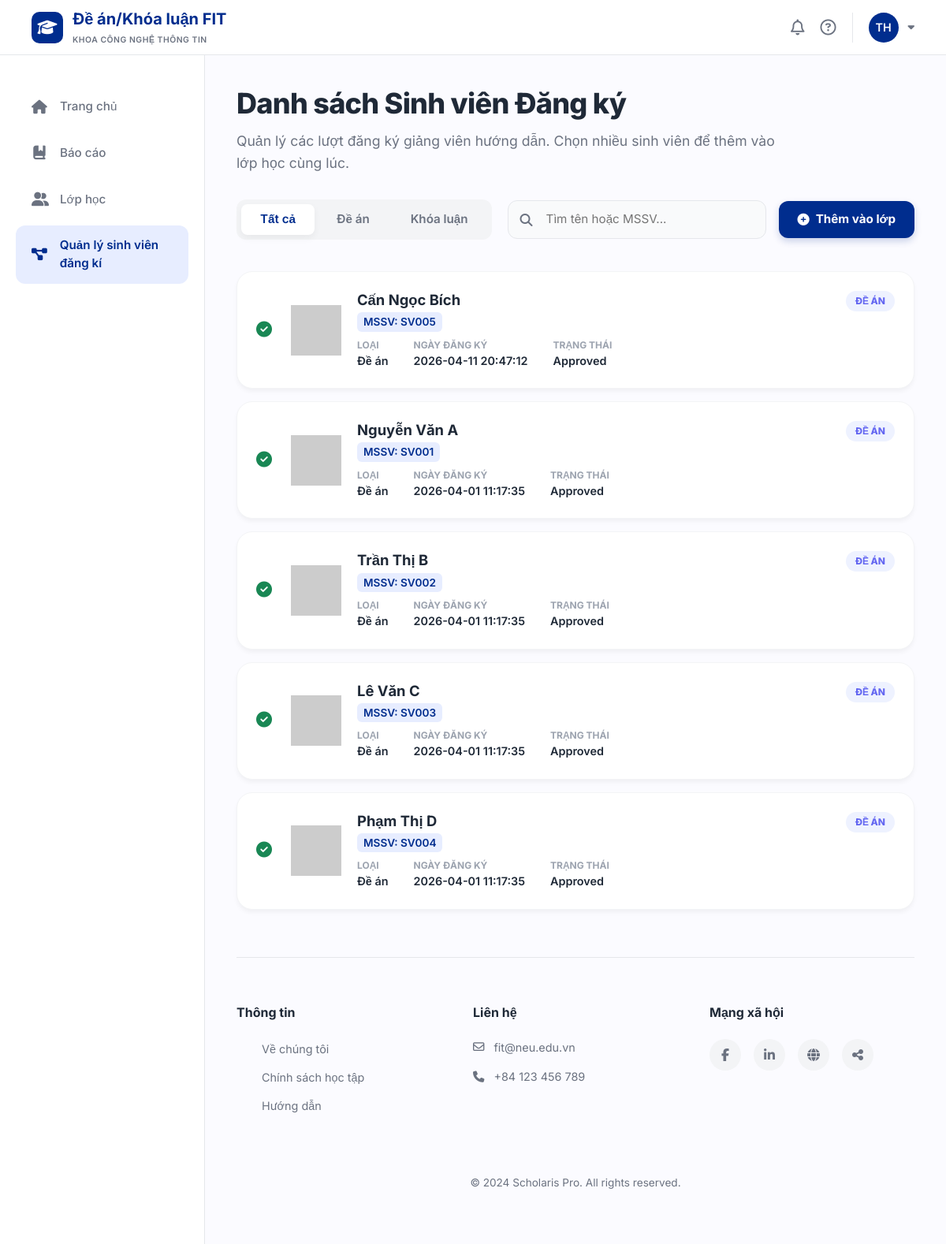
Before: /lecturer/registrations (signed in) with the older database file.
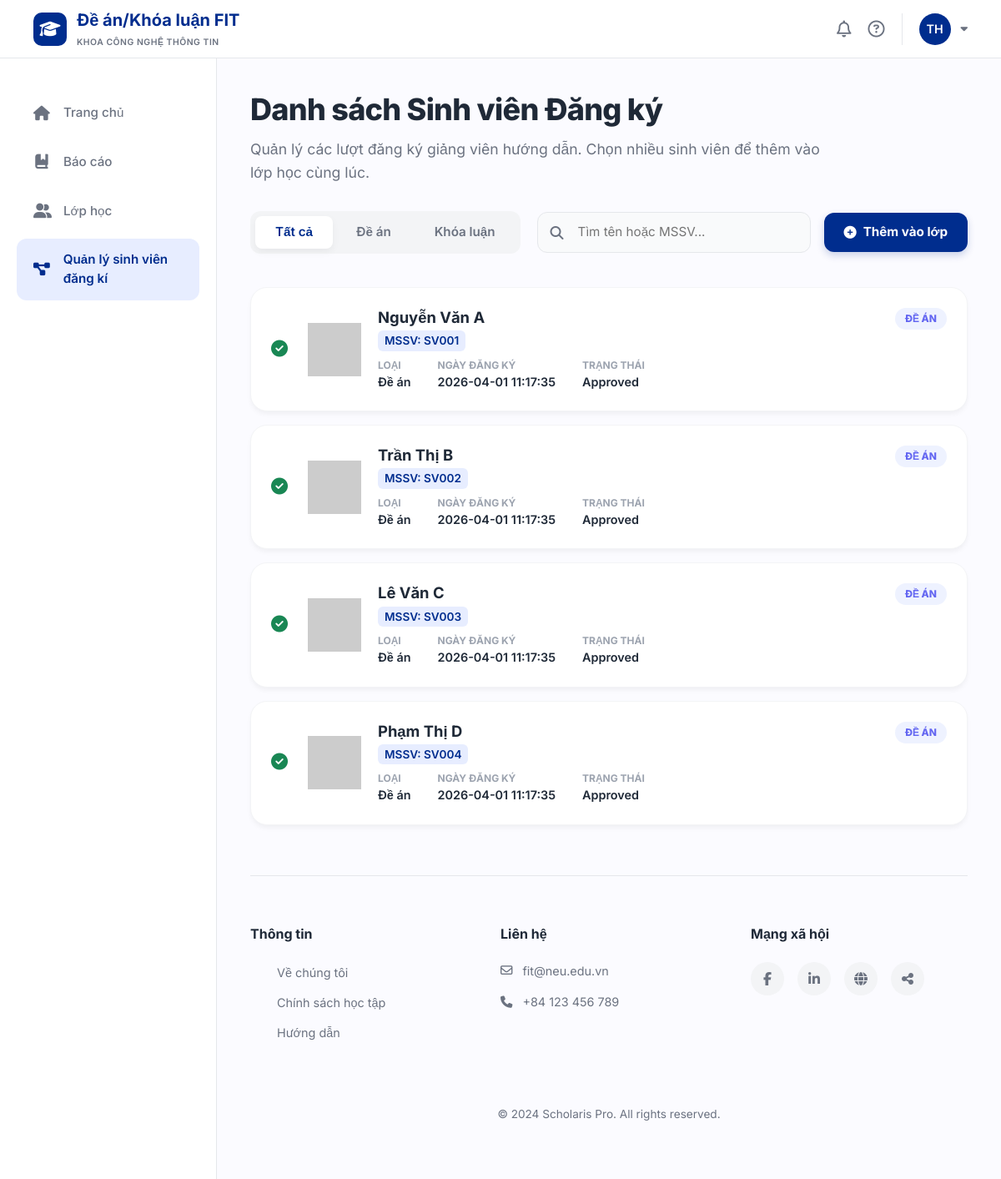
After: the same page with the newer database file.
### tables this page shows
CREATE TABLE registrations (
    id INTEGER PRIMARY KEY AUTOINCREMENT,
    student_id INTEGER NOT NULL,
    lecturer_id INTEGER NOT NULL,
    course_type_id INTEGER NOT NULL,
    semester_id INTEGER NOT NULL,
    status VARCHAR(20) DEFAULT 'pending' CHECK (status IN ('pending', 'approved', 'rejected')),
    registered_at DATETIME DEFAULT CURRENT_TIMESTAMP,
    processed_at DATETIME, knowledge TEXT, project TEXT, topic TEXT,
    FOREIGN KEY (student_id) REFERENCES students(id),
    FOREIGN KEY (lecturer_id) REFERENCES lecturers(id),
    FOREIGN KEY (course_type_id) REFERENCES course_types(id),
    FOREIGN KEY (semester_id) REFERENCES semesters(id)
);

CREATE TABLE users (
    id INTEGER PRIMARY KEY AUTOINCREMENT,
    email VARCHAR(100) NOT NULL UNIQUE,
    password VARCHAR(255) NOT NULL,
    full_name VARCHAR(100) NOT NULL,
    role VARCHAR(20) NOT NULL CHECK (role IN ('student', 'lecturer')),
    phone VARCHAR(20),
    created_at DATETIME DEFAULT CURRENT_TIMESTAMP
);

CREATE TABLE students (
    id INTEGER PRIMARY KEY AUTOINCREMENT,
    user_id INTEGER NOT NULL UNIQUE,
    student_code VARCHAR(20) NOT NULL UNIQUE,
    class_name VARCHAR(50),
    major VARCHAR(100),
    FOREIGN KEY (user_id) REFERENCES users(id) ON DELETE CASCADE
);

CREATE TABLE course_types (
    id INTEGER PRIMARY KEY AUTOINCREMENT,
    type_name VARCHAR(50) NOT NULL UNIQUE
);

### app/lecturer/registrationsmanagement/routes.py (the view)
@registrationsmanagement_bp.route('/lecturer/registrations')
def registrations_management():
    if 'user_id' not in session or session.get('role') != 'lecturer':
        flash("Bạn không có quyền truy cập trang này.", "danger")
        return redirect(url_for('login.login'))
    user_id = session['user_id']
    course_type_filter = request.args.get('type', 'all')
    db = get_db()
    cursor = db.cursor()
    cursor.execute("SELECT id FROM lecturers WHERE user_id = ?", (user_id,))
    lecturer = cursor.fetchone()
    if not lecturer:
        flash("Không tìm thấy thông tin giảng viên.", "danger")
        return redirect(url_for('login.login'))
    lecturer_id = lecturer['id']
    cursor.execute("SELECT id FROM semesters WHERE is_current = 1")
    semester = cursor.fetchone()
    if not semester:
        flash("Không tìm thấy học kỳ hiện tại.", "danger")
        return redirect(url_for('login.login'))
    semester_id = semester['id']
    query = """
        SELECT
            r.id,
            r.status,
            r.registered_at,
            u.full_name AS student_name,
            s.student_code,
            s.id AS student_id,
            ct.type_name,
            ct.id AS course_type_id
        FROM registrations r
        JOIN students s ON r.student_id = s.id
        JOIN users u ON s.user_id = u.id
        JOIN course_types ct ON r.course_type_id = ct.id
        WHERE r.lecturer_id = ? AND r.semester_id = ?
    """
    params = [lecturer_id, semester_id]
    if course_type_filter == 'project':
        query += " AND r.course_type_id = 1"
    elif course_type_filter == 'thesis':
        query += " AND r.course_type_id = 2"
    query += " ORDER BY r.registered_at DESC"
    cursor.execute(query, params)
    registrations = cursor.fetchall()
    return render_template(
        'lecturer/registrationsmanagement.html',
        registrations=registrations,
        current_filter=course_type_filter
    )

### app/database.py (called while the page is built)
def get_db():
    if 'db' not in g:
        g.db = sqlite3.connect(DB_PATH, timeout=30)
        g.db.row_factory = sqlite3.Row
        try:
            g.db.execute("PRAGMA journal_mode=WAL")
            g.db.execute("PRAGMA foreign_keys=ON")
        except sqlite3.OperationalError:
            pass
    return g.db

### templates/lecturer/registrationsmanagement.html (shortened to what this page needs)
{% extends "lecturer/base.html" %}
{% block content %}
<div class="management-container">
    <header class="management-header">
        <h2>Danh sách Sinh viên Đăng ký</h2>
        <p>Quản lý các lượt đăng ký giảng viên hướng dẫn. Chọn nhiều sinh viên để thêm vào lớp học cùng lúc.</p>
    </header>
    <div class="control-panel">
        <div class="filter-tabs">
            <a href="{{ url_for('registrationsmanagement.registrations_management', type='all') }}"
               class="filter-tab {% if current_filter == 'all' %}active{% endif %}">Tất cả</a>
            <a href="{{ url_for('registrationsmanagement.registrations_management', type='project') }}"
               class="filter-tab {% if current_filter == 'project' %}active{% endif %}">Đề án</a>
            <a href="{{ url_for('registrationsmanagement.registrations_management', type='thesis') }}"
               class="filter-tab {% if current_filter == 'thesis' %}active{% endif %}">Khóa luận</a>
        </div>
        <div class="right-controls">
            <div class="search-wrapper">
                <i class="fa-solid fa-magnifying-glass"></i>
                <input type="text" class="search-input" id="searchStudent" placeholder="Tìm tên hoặc MSSV..." oninput="handleSearch()">
            </div>
            <button class="bulk-add-btn" onclick="openBulkAssignModal()">
                <i class="fa-solid fa-plus-circle"></i> Thêm vào lớp
            </button>
        </div>
    </div>
    <div class="registrations-list" id="registrationsList">
        {% for reg in registrations %}
        <div class="reg-card" data-name="{{ reg.student_name | lower }}" data-mssv="{{ reg.student_code }}">
            <div class="selection-area">
                {% if reg.status == 'pending' %}
                <input type="checkbox" class="student-checkbox custom-checkbox"
                       value="{{ reg.id }}"
                       data-coursetype="{{ reg.course_type_id }}"
                       data-typename="{{ reg.type_name }}">
                {% else %}
                <i class="fa-solid fa-check-circle text-success" style="font-size: 20px;"></i>
                {% endif %}
            </div>
            <div class="student-info-box" onclick="openDetailModal({{ reg.id }})">
                <div class="student-avatar">
                    <img src="https://ui-avatars.com/api/?name={{ reg.student_name | urlencode }}&background=002D8E&color=fff&bold=true" alt="Avatar">
                </div>
                <div class="details">
                    <h4>{{ reg.student_name }}</h4>
                    <span class="mssv">MSSV: {{ reg.student_code }}</span>
                    <div class="meta-data">
                        <div class="meta-item">
                            <span class="meta-label">Loại</span>
                            <span class="meta-value">{{ reg.type_name }}</span>
                        </div>
                        <div class="meta-item">
                            <span class="meta-label">Ngày đăng ký</span>
                            <span class="meta-value">{{ reg.registered_at }}</span>
                        </div>
                        <div class="meta-item">
                            <span class="meta-label">Trạng thái</span>
                            <span class="meta-value text-capitalize">{{ reg.status }}</span>
                        </div>
                    </div>
                </div>
            </div>
            <div class="badge-status {% if reg.course_type_id == 1 %}badge-project{% else %}badge-thesis{% endif %}">
                {{ reg.type_name }}
            </div>
        </div>
        {% endfor %}
    </div>
</div>
{% endblock %}

### templates/lecturer/base.html (shortened to what this page needs)
<!DOCTYPE html>
<html lang="vi">
<head>
    <link rel="stylesheet" href="https://cdnjs.cloudflare.com/ajax/libs/font-awesome/6.5.0/css/all.min.css">
    <link href="https://cdn.jsdelivr.net/npm/bootstrap@5.3.0/dist/css/bootstrap.min.css" rel="stylesheet">
</head>
<body>
    <header class="header">
        <div class="logo-section">
            <div class="logo-icon">
                <i class="fa-solid fa-graduation-cap"></i>
            </div>
            <div class="logo-text">
                <h1>Đề án/Khóa luận FIT</h1>
                <span>Khoa Công nghệ thông tin</span>
            </div>
        </div>
        <div class="header-actions">
            <i class="fa-regular fa-bell action-icon"></i>
            <i class="fa-regular fa-circle-question action-icon"></i>
            <div class="dropdown">
                <div class="user-dropdown-toggle" id="userDropdown" data-bs-toggle="dropdown" aria-expanded="false">
                    {% if session.get('user_id') %}
                    <div class="avatar">
                        {{ session.get('username')[:2].upper() if session.get('username') else 'GV' }}
                    </div>
                    {% else %}
                    <div class="avatar"><i class="fa-solid fa-user"></i></div>
                    {% endif %}
                </div>
            </div>
        </div>
    </header>
    <div class="layout-wrapper">
        <aside class="sidebar">
            <ul class="nav-menu">
                <li class="nav-item">
                    <a href="{{ url_for('lecturer_home.home') }}" class="nav-link {% if request.path == url_for('lecturer_home.home') %}active{% endif %}">
                        <i class="fa-solid fa-house"></i>
                        <span>Trang chủ</span>
                    </a>
                </li>
                <li class="nav-item">
                    <a href="{{ url_for('thesis.thesesprojects') }}" class="nav-link {% if 'theses' in request.path %}active{% endif %}">
                        <i class="fa-solid fa-book-bookmark"></i>
                        <span>Báo cáo</span>
                    </a>
                </li>
                <li class="nav-item">
                    <a href="{{ url_for('lecturer.classes') }}" class="nav-link {% if 'lop-hoc' in request.path %}active{% endif %}">
                        <i class="fa-solid fa-user-group"></i>
                        <span>Lớp học</span>
                    </a>
                </li>
                <li class="nav-item">
                    <a href="{{ url_for('registrationsmanagement.registrations_management') }}"
                        class="nav-link {% if 'registrations' in request.path %}active{% endif %}">
                        <i class="fa-solid fa-diagram-project"></i>
                        <span>Quản lý sinh viên đăng kí</span>
                    </a>
                </li>
            </ul>
        </aside>
        <main class="main-content">
            <div class="content-area">
                {% block content %}
                {% endblock %}
            </div>
            <footer class="footer">
                <div class="footer-grid">
                    <div class="footer-col">
                        <h4>Thông tin</h4>
                        <ul class="footer-links">
                            <li class="footer-link"><a href="#">Về chúng tôi</a></li>
                            <li class="footer-link"><a href="#">Chính sách học tập</a></li>
                            <li class="footer-link"><a href="#">Hướng dẫn</a></li>
                        </ul>
                    </div>
                    <div class="footer-col">
                        <h4>Liên hệ</h4>
                        <div class="contact-info">
                            <i class="fa-regular fa-envelope"></i>
                            fit@neu.edu.vn
                        </div>
                        <div class="contact-info">
                            <i class="fa-solid fa-phone"></i>
                            +84 123 456 789
                        </div>
                    </div>
                    <div class="footer-col">
                        <h4>Mạng xã hội</h4>
                        <div class="social-icons">
                            <a href="#" class="social-icon"><i class="fa-brands fa-facebook-f"></i></a>
                            <a href="#" class="social-icon"><i class="fa-brands fa-linkedin-in"></i></a>
                            <a href="#" class="social-icon"><i class="fa-solid fa-globe"></i></a>
                            <a href="#" class="social-icon"><i class="fa-solid fa-share-nodes"></i></a>
                        </div>
                    </div>
                </div>
                <div class="copyright">
                    &copy; 2024 Scholaris Pro. All rights reserved.
                </div>
            </footer>
        </main>
    </div>
</body>
</html>

### templates/lecturer/registrationsmanagement.html (style rules this page uses)
:root { --primary-blue: #002D8E; --light-blue: #E7EDFF; --status-pending: #FBBF24; --status-success: #10B981; --status-draft: #9CA3AF; --bg-card: #FFFFFF; --text-main: #1F2937; --text-secondary: #6B7280; --transition: all 0.3s cubic-bezier(0.4, 0, 0.2, 1); }
.management-header { margin-bottom: 32px; }
.management-header h2 { font-size: 2.25rem; font-weight: 800; color: var(--text-main); margin-bottom: 12px; letter-spacing: -0.02em; }
.management-header p { color: var(--text-secondary); font-size: 1.1rem; max-width: 700px; line-height: 1.6; }
.control-panel { display: flex; justify-content: space-between; align-items: center; margin-bottom: 40px; gap: 20px; flex-wrap: wrap; }
.filter-tabs { display: flex; background: #F3F4F6; padding: 6px; border-radius: 12px; gap: 4px; }
.filter-tab { padding: 8px 24px; border-radius: 8px; font-size: 0.95rem; font-weight: 600; color: var(--text-secondary); cursor: pointer; transition: var(--transition); border: none; background: transparent; text-decoration: none; }
.filter-tab.active { background: var(--white); color: var(--primary-blue); box-shadow: 0 4px 10px rgba(0, 0, 0, 0.05); }
.right-controls { display: flex; align-items: center; gap: 16px; flex: 1; justify-content: flex-end; }
.search-wrapper { position: relative; flex: 1; max-width: 350px; }
.search-wrapper i { position: absolute; left: 16px; top: 50%; transform: translateY(-50%); color: var(--text-secondary); }
.search-input { width: 100%; padding: 12px 16px 12px 48px; border-radius: 12px; border: 1px solid #E5E7EB; background: #F9FAFB; font-size: 0.95rem; outline: none; transition: var(--transition); }
.bulk-add-btn { background: var(--primary-blue); color: white; border: none; padding: 12px 24px; border-radius: 12px; font-weight: 700; font-size: 0.95rem; display: flex; align-items: center; gap: 8px; cursor: pointer; transition: var(--transition); box-shadow: 0 4px 10px rgba(0, 45, 142, 0.2); white-space: nowrap; }
.registrations-list { display: flex; flex-direction: column; gap: 16px; }
.reg-card { background: var(--bg-card); border-radius: 20px; padding: 24px; display: flex; align-items: center; box-shadow: 0 4px 6px -1px rgba(0, 0, 0, 0.05); border: 1px solid #F3F4F6; transition: var(--transition); position: relative; }
.selection-area { padding-right: 24px; }
.student-info-box { display: flex; align-items: center; gap: 20px; flex: 1; }
.student-avatar { width: 64px; height: 64px; border-radius: 12px; background: #F3F4F6; display: flex; align-items: center; justify-content: center; font-size: 1.5rem; color: var(--primary-blue); }
.student-avatar img { width: 100%; height: 100%; object-fit: cover; }
.details h4 { font-size: 1.15rem; font-weight: 700; margin-bottom: 4px; }
.mssv { font-size: 0.85rem; font-weight: 600; color: var(--primary-blue); background: var(--light-blue); padding: 2px 8px; border-radius: 6px; margin-bottom: 8px; display: inline-block; }
.meta-data { display: flex; gap: 32px; }
.meta-item { display: flex; flex-direction: column; }
.meta-label { font-size: 0.75rem; font-weight: 700; color: #9CA3AF; text-transform: uppercase; }
.meta-value { font-size: 0.9rem; font-weight: 600; }
.badge-status { position: absolute; top: 24px; right: 24px; padding: 4px 12px; border-radius: 20px; font-size: 0.75rem; font-weight: 800; text-transform: uppercase; }
.badge-project { background: #EEF2FF; color: #6366F1; }
.student-info-box { cursor: pointer; transition: opacity 0.2s; }

Changed rows visible on the page:
removed registrations: student_name "Cấn Ngọc Bích", student_code "SV005", type_name "Đề án", registered_at "2026-04-11 20:47:12", status "Approved", type_name "ĐỀ ÁN"
